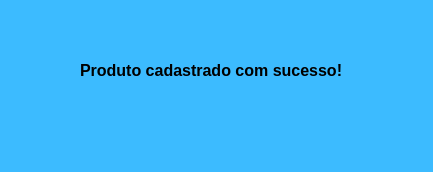
<?xml version="1.0" encoding="UTF-8"?>
<ui version="4.0">
 <class>MainWindow</class>
 <widget class="QMainWindow" name="MainWindow">
  <property name="geometry">
   <rect>
    <x>0</x>
    <y>0</y>
    <width>433</width>
    <height>172</height>
   </rect>
  </property>
  <property name="windowTitle">
   <string>MainWindow</string>
  </property>
  <property name="styleSheet">
   <string notr="true">background-color: rgb(60, 187, 255);</string>
  </property>
  <widget class="QWidget" name="centralwidget">
   <widget class="QLabel" name="label">
    <property name="geometry">
     <rect>
      <x>80</x>
      <y>40</y>
      <width>301</width>
      <height>61</height>
     </rect>
    </property>
    <property name="font">
     <font>
      <pointsize>12</pointsize>
      <weight>75</weight>
      <bold>true</bold>
     </font>
    </property>
    <property name="text">
     <string>Produto cadastrado com sucesso!</string>
    </property>
   </widget>
  </widget>
  <widget class="QMenuBar" name="menubar">
   <property name="geometry">
    <rect>
     <x>0</x>
     <y>0</y>
     <width>433</width>
     <height>21</height>
    </rect>
   </property>
  </widget>
  <widget class="QStatusBar" name="statusbar"/>
 </widget>
 <resources/>
 <connections/>
</ui>
